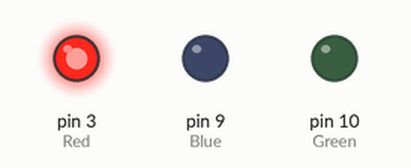
Simulated run of this sketch. Board: Arduino Uno, built with avr-gcc and run on an emulated ATmega328P. On the bench: output pins drawn as LEDs (lit = HIGH).

Above: at 0.05 s.
Timing chart, 0 to 3.0 s (numbered marks = the images above):
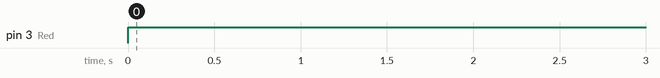

The sketch:

A_2.ino
```cpp
int Red= 3;
int Blue= 9;
int Green= 10;

void Color (int R, int G, int B)
{ analogWrite (Red, R);
analogWrite (Blue, B);
analogWrite (Green, G);}


void setup() {
 pinMode (Red, OUTPUT);
pinMode (Blue, OUTPUT);
pinMode (Green, OUTPUT);
}

void loop() {
  Color (255, 0, 0);
  delay (1000);
  Color (0,0,255);

}
```

Measured:
- by itself, pin 3 (Red): LOW → HIGH at 0.00 s
